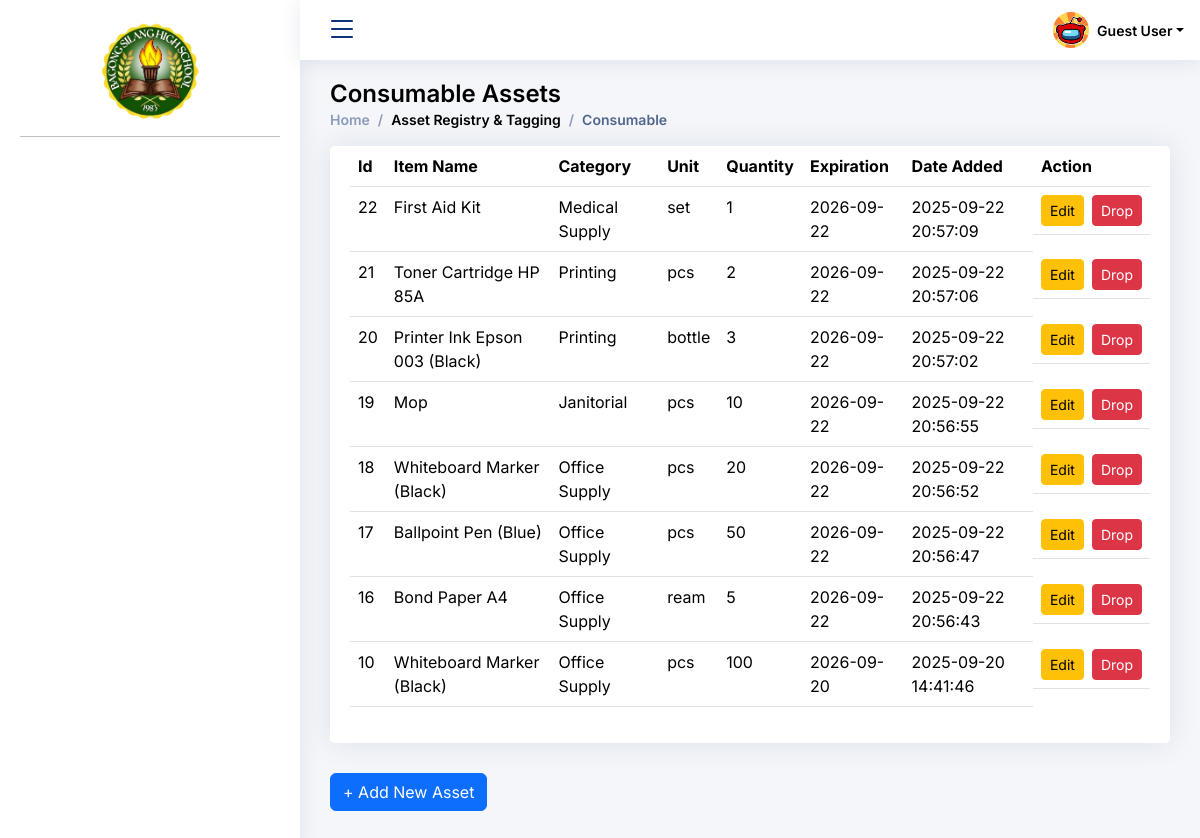
Page /User_Admin/asset_registry_module/consumable/consumable.php on the earlier database version.
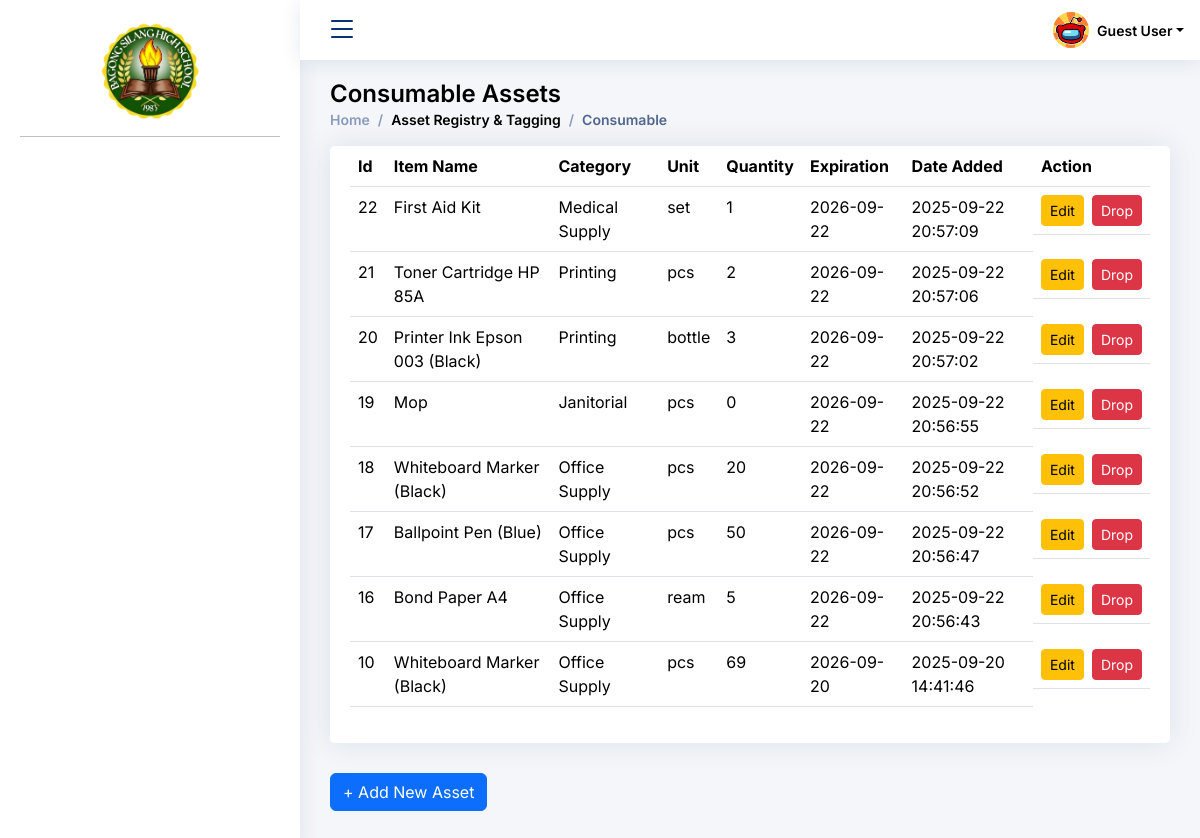
Same page on the later database version.
### tables this page shows
CREATE TABLE `bcp_sms4_consumable` (
  `id` int NOT NULL AUTO_INCREMENT,
  `item_id` int NOT NULL,
  `unit` varchar(50) NOT NULL,
  `quantity` int NOT NULL,
  `status` enum('Available','Low-Stock','Out-of-Stock','Expired') DEFAULT 'Available',
  `expiration` date NOT NULL,
  `date_received` datetime NOT NULL,
  PRIMARY KEY (`id`),
  KEY `fk_consumable_item` (`item_id`),
  CONSTRAINT `fk_consumable_item` FOREIGN KEY (`item_id`) REFERENCES `bcp_sms4_items` (`item_id`)
);

CREATE TABLE `bcp_sms4_items` (
  `item_id` int NOT NULL AUTO_INCREMENT,
  `item_name` varchar(100) NOT NULL,
  `category` varchar(50) NOT NULL,
  `item_type` enum('Asset','Consumable') NOT NULL,
  `unit` varchar(50) NOT NULL,
  PRIMARY KEY (`item_id`)
);

### User_Admin/asset_registry_module/consumable/list_assets.php (the view, shortened to what this page needs)
<?php
include "edit_botton_list.php";
include "delete_asset.php";
$result = $conn->query("
    SELECT
        c.id,
        c.item_id,
        c.unit,
        c.quantity,
        c.status,
        c.expiration,
        c.date_received,
        i.item_name,
        i.category
    FROM bcp_sms4_consumable c
    JOIN bcp_sms4_items i ON c.item_id = i.item_id
    ORDER BY c.id DESC
");
?>
<!DOCTYPE html>
<html>
<head>
</head>
<body>
<section class="section">
  <div class="row">
    <div class="col-lg-12">
      <div class="card">
        <div class="card-body">
          <table class="table datatable">
            <thead>
              <tr>
                <th>Id</th>
                <th>Item Name</th>
                <th>Category</th>
                <th>Unit</th>
                <th>Quantity</th>
                <th>Expiration</th>
                <th>Date Added</th>
                <th>Action</th>
              </tr>
            </thead>
            <tbody>
            <?php while($row = $result->fetch_assoc()): ?>
              <tr>
                <td><?= $row['id'] ?></td>
                <td><?= htmlspecialchars($row['item_name']) ?></td>
                <td><?= htmlspecialchars($row['category']) ?></td>
                <td><?= htmlspecialchars($row['unit']) ?></td>
                <td><?= $row['quantity'] ?></td>
                <td><?= $row['expiration'] ?? 'N/A' ?></td>
                <td><?= $row['date_received'] ?></td>
                <td style="display:flex; gap:8px;">
                  <button type="button" class="btn btn-warning btn-sm"
                    data-id="<?= $row['id'] ?>"
                    data-item_id="<?= $row['item_id'] ?>"
                    data-quantity="<?= $row['quantity'] ?>"
                    data-expiration="<?= $row['expiration'] ?>"
                    onclick="openEditModal(this)">
                    Edit
                  </button>
                  <form method="POST" action="delete_asset.php" style="margin:0;" onsubmit="return confirmDelete(this);">
                    <button type="submit" class="btn btn-danger btn-sm">Drop</button>
                  </form>
                </td>
              </tr>
            <?php endwhile; ?>
          </tbody>
          </table>
        </div>
      </div>
    </div>
  </div>
</section>
<button type="button" class="btn btn-primary mb-3" onclick="openModal('registerAssetModal')">
  + Add New Asset
</button>
<link rel="stylesheet" href="../../assets/css/toast.css">
</body>
</html>

Differences in the rows shown:
changed bcp_sms4_consumable "Mop": quantity "10" → "0"
changed bcp_sms4_consumable id 10: quantity "100" → "69"
